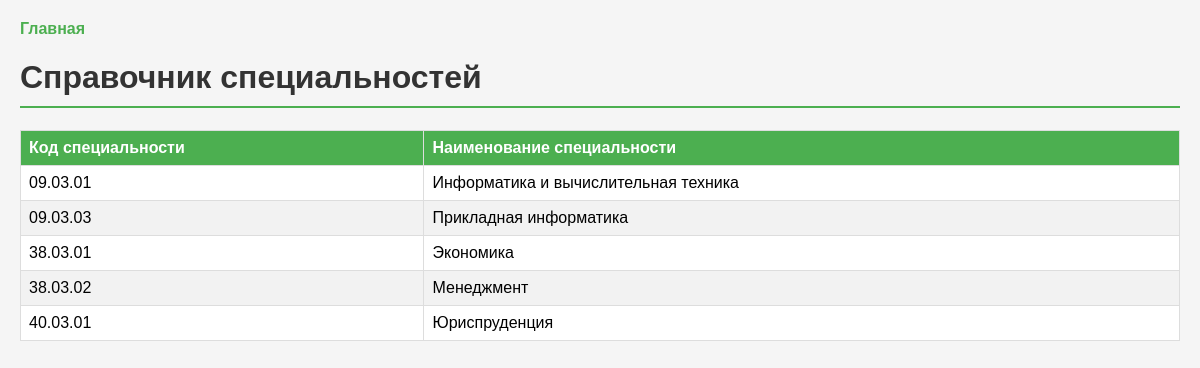
/hr/specialties/, run on the app's committed database.
### hr/models.py (models this page shows, shortened)
class Specialty(models.Model):
    specialty_code = models.CharField(max_length=20, primary_key=True, verbose_name="Код специальности")
    specialty_name = models.CharField(max_length=200, verbose_name="Наименование специальности")
    class Meta:
        verbose_name = "Специальность"
        verbose_name_plural = "Специальности"

### hr/views.py (the view)
# urls.py: path('specialties/', views.specialty_list, name='specialty_list'),
def specialty_list(request):
    specialties = Specialty.objects.order_by('specialty_code')
    return render(request, 'hr/specialty_list.html', {'specialties': specialties})

### hr/templates/hr/specialty_list.html (shortened to what this page needs)
{% load static %}
<!DOCTYPE html>
<html>
<head>
    <link rel="stylesheet" type="text/css" href="{% static 'hr/style.css' %}"/>
</head>
<body>
    <div class="nav">
        <a href="{% url 'hr:index' %}">Главная</a>
    </div>
    <h1>Справочник специальностей</h1>
    <table>
        <thead>
            <tr>
                <th>Код специальности</th>
                <th>Наименование специальности</th>
            </tr>
        </thead>
        <tbody>
            {% for spec in specialties %}
            <tr>
                <td>{{ spec.specialty_code }}</td>
                <td>{{ spec.specialty_name }}</td>
            </tr>
            {% endfor %}
        </tbody>
    </table>
</body>
</html>

### hr/static/hr/style.css (style rules this page uses)
body { font-family: Arial, sans-serif; margin: 20px; background-color: #f5f5f5; }
h1 { color: #333; border-bottom: 2px solid #4CAF50; padding-bottom: 10px; }
a { color: #4CAF50; text-decoration: none; }
table { border: 1px solid #ddd; border-collapse: collapse; width: 100%; background-color: white; margin-top: 10px; }
th, td { border: 1px solid #ddd; padding: 8px; text-align: left; }
th { background-color: #4CAF50; color: white; }
tr:nth-child(even) { background-color: #f2f2f2; }
.nav { margin-bottom: 20px; }
.nav a { margin-right: 15px; font-weight: bold; }

### data on the page
Specialty: specialty_code "09.03.01", specialty_name "Информатика и вычислительная техника"
Specialty: specialty_code "09.03.03", specialty_name "Прикладная информатика"
Specialty: specialty_code "38.03.01", specialty_name "Экономика"
Specialty: specialty_code "38.03.02", specialty_name "Менеджмент"
Specialty: specialty_code "40.03.01", specialty_name "Юриспруденция"
